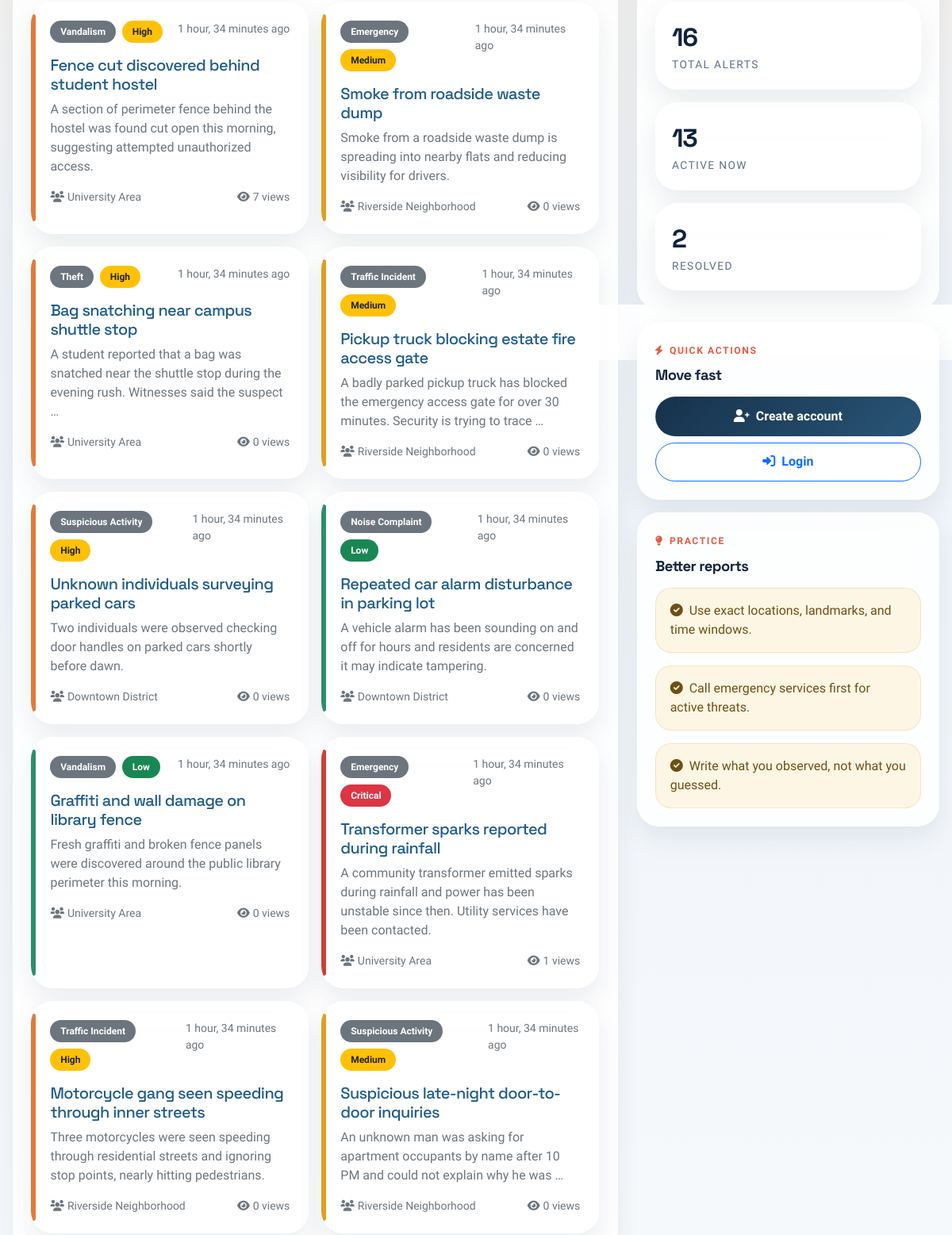
The app's page / (middle part), older data.
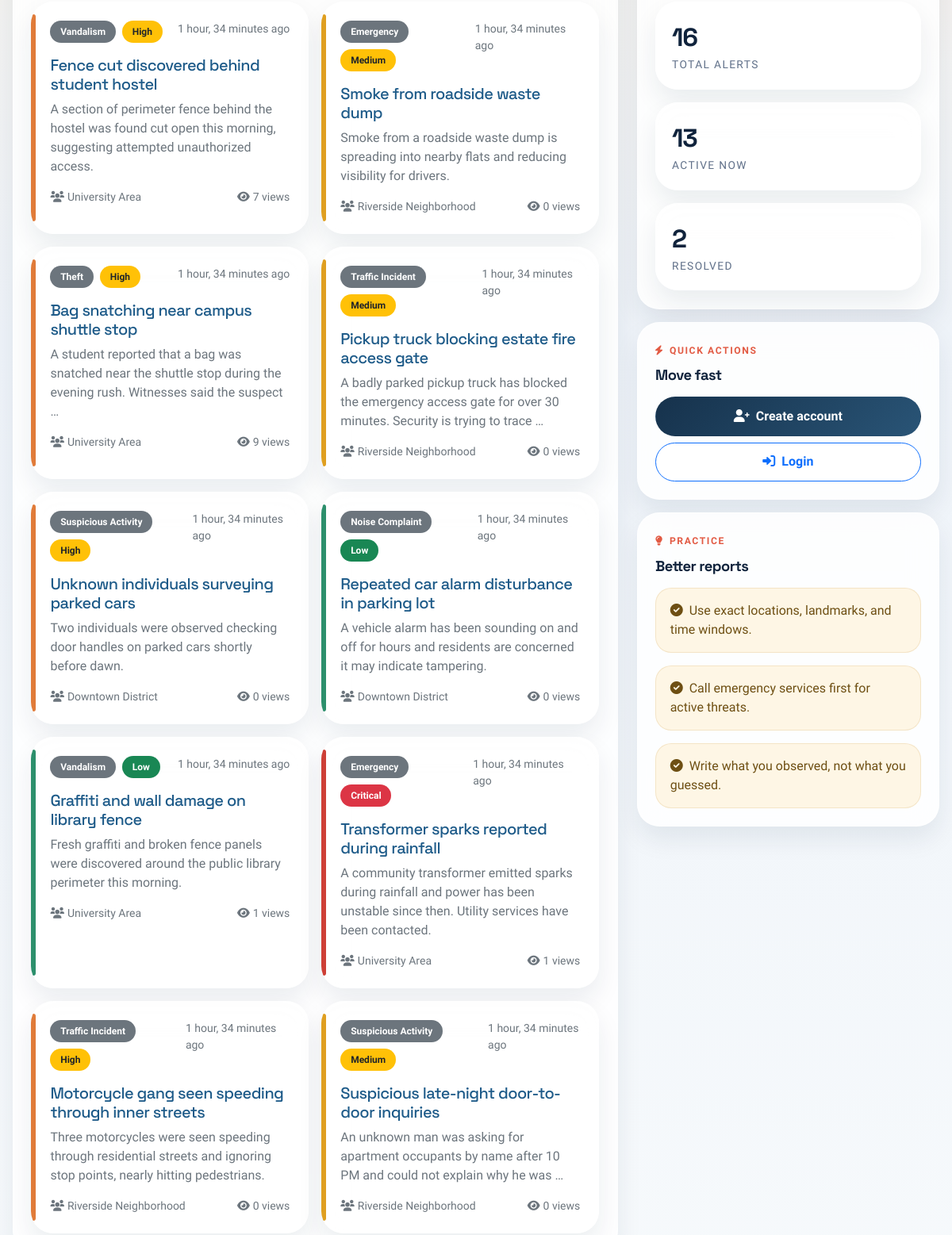
The same page, newer data.
### community/models.py (models this page shows, shortened)
class Alert(models.Model):
    SEVERITY_CHOICES = [
        ('low', 'Low'),
        ('medium', 'Medium'),
        ('high', 'High'),
        ('critical', 'Critical'),
    ]
    STATUS_CHOICES = [
        ('active', 'Active'),
        ('resolved', 'Resolved'),
        ('false_alarm', 'False Alarm'),
        ('under_review', 'Under Review'),
    ]
    id = models.UUIDField(primary_key=True, default=uuid.uuid4, editable=False)
    title = models.CharField(max_length=200)
    description = models.TextField()
    category = models.ForeignKey(AlertCategory, on_delete=models.CASCADE, related_name='alerts')
    severity = models.CharField(max_length=10, choices=SEVERITY_CHOICES, default='medium')
    status = models.CharField(max_length=15, choices=STATUS_CHOICES, default='active')
    community = models.ForeignKey(Community, on_delete=models.CASCADE, related_name='alerts')
    address = models.CharField(max_length=300, blank=True, help_text="Optional specific address or location description")
    created_by = models.ForeignKey(CustomUser, on_delete=models.CASCADE, related_name='created_alerts')
    updated_by = models.ForeignKey(CustomUser, on_delete=models.CASCADE, related_name='updated_alerts', null=True, blank=True)
    incident_datetime = models.DateTimeField(help_text="When the incident occurred")
    created_at = models.DateTimeField(auto_now_add=True)
    updated_at = models.DateTimeField(auto_now=True)
    resolved_at = models.DateTimeField(null=True, blank=True)
    view_count = models.PositiveIntegerField(default=0)
    upvotes = models.PositiveIntegerField(default=0)
    downvotes = models.PositiveIntegerField(default=0)
    is_public = models.BooleanField(default=True)
    is_verified = models.BooleanField(default=False)  # Verified by moderators
    class Meta:
        ordering = ['-created_at']
        indexes = [
            models.Index(fields=['created_at']),
            models.Index(fields=['severity', 'status']),
            models.Index(fields=['community', 'status']),
        ]

class AlertCategory(models.Model):
    name = models.CharField(max_length=100, unique=True)
    description = models.TextField(blank=True)
    icon = models.CharField(max_length=50, blank=True)  # CSS class or icon name
    color = models.CharField(max_length=7, default='#007bff')  # Hex color
    is_active = models.BooleanField(default=True)
    class Meta:
        verbose_name_plural = "Alert Categories"
        ordering = ['name']

class Community(models.Model):
    id = models.UUIDField(primary_key=True, default=uuid.uuid4, editable=False)
    name = models.CharField(max_length=200, unique=True)
    description = models.TextField(blank=True)
    created_by = models.ForeignKey('CustomUser', on_delete=models.CASCADE, related_name='created_communities')
    created_at = models.DateTimeField(auto_now_add=True)
    is_active = models.BooleanField(default=True)
    class Meta:
        verbose_name_plural = "Communities"
        ordering = ['name']

### community/views.py (the view)
# urls.py: 2. Add a URL to urlpatterns:  path('', views.home, name='home')
def home(request):
    alerts = Alert.objects.filter(
        is_public=True,
        status='active'
    ).select_related('category', 'community', 'created_by').order_by('-created_at')[:10]
    total_alerts = Alert.objects.filter(is_public=True).count()
    active_alerts = Alert.objects.filter(is_public=True, status='active').count()
    resolved_alerts = Alert.objects.filter(is_public=True, status='resolved').count()
    context = {
        'alerts': alerts,
        'total_alerts': total_alerts,
        'active_alerts': active_alerts,
        'resolved_alerts': resolved_alerts,
    }
    return render(request, 'community/home.html', context)

### community/context_processors.py (called while the page is built)
def settings_context(request):
    return {
        'settings': {
            'GOOGLE_MAPS_API_KEY': settings.GOOGLE_MAPS_API_KEY,
            'DEFAULT_MAP_CENTER_LAT': settings.DEFAULT_MAP_CENTER_LAT,
            'DEFAULT_MAP_CENTER_LNG': settings.DEFAULT_MAP_CENTER_LNG,
            'DEFAULT_MAP_ZOOM': settings.DEFAULT_MAP_ZOOM,
        },
        'FIREBASE_CONFIG': settings.FIREBASE_CONFIG,
        'VAPID_KEY': settings.VAPID_KEY,
    }

### community/templates/community/home.html (shortened to what the changed rows need)
{% extends 'base.html' %}
{% block content %}
<div class="layout-main">
    <div class="stack-md">
        <section class="surface-panel">
            {% if alerts %}
            <div class="row g-3">
                {% for alert in alerts %}
                <div class="col-md-6">
                    <div class="surface-card list-card alert-card severity-{{ alert.severity }}">
                        <div class="card-body p-4">
                            <div class="d-flex justify-content-between align-items-start gap-3 mb-3">
                                <div class="d-flex flex-wrap gap-2">
                                    <span class="badge bg-secondary">{{ alert.category.name }}</span>
                                    <span class="badge {% if alert.severity == 'low' %}bg-success{% elif alert.severity == 'medium' %}bg-warning text-dark{% elif alert.severity == 'high' %}bg-warning text-dark{% else %}bg-danger{% endif %}">
                                        {{ alert.get_severity_display }}
                                    </span>
                                </div>
                                <small class="text-muted">{{ alert.created_at|timesince }} ago</small>
                            </div>
                            <h3 class="h5 mb-2"><a href="{% url 'alert_detail' alert.id %}">{{ alert.title }}</a></h3>
                            <p class="text-muted mb-3">{{ alert.description|truncatewords:20 }}</p>
                            <div class="d-flex justify-content-between align-items-center flex-wrap gap-2">
                                <small class="text-muted"><i class="fas fa-users me-1"></i>{{ alert.community.name }}</small>
                                <small class="text-muted"><i class="fas fa-eye me-1"></i>{{ alert.view_count }} views</small>
                            </div>
                        </div>
                    </div>
                </div>
                {% endfor %}
            </div>
            {% else %}
            <div class="text-center py-5">
                <i class="fas fa-shield-alt fa-3x text-muted mb-3"></i>
                <h3 class="h4">No recent alerts</h3>
                <p class="text-muted mb-0">The feed is quiet right now. New incidents will appear here as they are reported.</p>
            </div>
            {% endif %}
        </section>
    </div>
    <div class="stack-md">
        <section class="surface-panel">
            <h2 class="section-title">Move fast</h2>
        </section>
        <section class="surface-panel">
            <h2 class="section-title">Better reports</h2>
        </section>
    </div>
</div>
{% endblock %}

Row changes from the older to the newer data that the page shows:
changed Alert "Bag snatching near campus shuttle stop": view_count "0" → "9"
changed Alert "Graffiti and wall damage on library fence": view_count "0" → "1"
